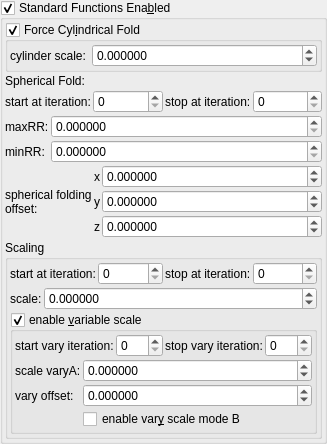
    <widget class="MyGroupBox" name="groupCheck_transf_function_enabledAy">
     <property name="title">
      <string>Standard Functions Ena&amp;bled</string>
     </property>
     <property name="checkable">
      <bool>true</bool>
     </property>
     <layout class="QVBoxLayout" name="verticalLayout_12" stretch="0,0,0,0,0,0">
      <property name="spacing">
       <number>2</number>
      </property>
      <property name="leftMargin">
       <number>2</number>
      </property>
      <property name="topMargin">
       <number>2</number>
      </property>
      <property name="rightMargin">
       <number>2</number>
      </property>
      <property name="bottomMargin">
       <number>2</number>
      </property>
      <item>
       <widget class="MyGroupBox" name="groupCheck_transf_function_enabled_false">
        <property name="font">
         <font>
          <weight>50</weight>
          <bold>false</bold>
         </font>
        </property>
        <property name="title">
         <string>Force Cyl&amp;indrical Fold</string>
        </property>
        <property name="checkable">
         <bool>true</bool>
        </property>
        <layout class="QVBoxLayout" name="verticalLayout_10">
         <property name="leftMargin">
          <number>2</number>
         </property>
         <property name="topMargin">
          <number>2</number>
         </property>
         <property name="rightMargin">
          <number>2</number>
         </property>
         <property name="bottomMargin">
          <number>2</number>
         </property>
         <item>
          <layout class="QHBoxLayout" name="horizontalLayout_24" stretch="0,1">
           <item>
            <widget class="QLabel" name="label_20">
             <property name="text">
              <string>cylinder scale:</string>
             </property>
            </widget>
           </item>
           <item>
            <widget class="MyDoubleSpinBox" name="spinbox_transf_scaleB_1">
             <property name="sizePolicy">
              <sizepolicy hsizetype="Minimum" vsizetype="Maximum">
               <horstretch>0</horstretch>
               <verstretch>0</verstretch>
              </sizepolicy>
             </property>
             <property name="prefix">
              <string/>
             </property>
             <property name="decimals">
              <number>6</number>
             </property>
             <property name="minimum">
              <double>-99.989999999999995</double>
             </property>
             <property name="singleStep">
              <double>0.100000000000000</double>
             </property>
            </widget>
           </item>
          </layout>
         </item>
        </layout>
       </widget>
      </item>
      <item>
       <widget class="QLabel" name="label_21">
        <property name="text">
         <string>Spherical Fold:</string>
        </property>
       </widget>
      </item>
      <item>
       <layout class="QHBoxLayout" name="horizontalLayout_22" stretch="0,1,0,1">
        <item>
         <widget class="QLabel" name="label_103">
          <property name="text">
           <string>start at iteration:</string>
          </property>
         </widget>
        </item>
        <item>
         <widget class="MySpinBox" name="spinboxInt_transf_start_iterations_M">
          <property name="sizePolicy">
           <sizepolicy hsizetype="Minimum" vsizetype="Maximum">
            <horstretch>0</horstretch>
            <verstretch>0</verstretch>
           </sizepolicy>
          </property>
          <property name="minimum">
           <number>0</number>
          </property>
          <property name="maximum">
           <number>999</number>
          </property>
          <property name="value">
           <number>0</number>
          </property>
         </widget>
        </item>
        <item>
         <widget class="QLabel" name="label_76">
          <property name="text">
           <string>stop at iteration:</string>
          </property>
         </widget>
        </item>
        <item>
         <widget class="MySpinBox" name="spinboxInt_transf_stop_iterations_M">
          <property name="sizePolicy">
           <sizepolicy hsizetype="Preferred" vsizetype="Maximum">
            <horstretch>0</horstretch>
            <verstretch>0</verstretch>
           </sizepolicy>
          </property>
          <property name="maximum">
           <number>999</number>
          </property>
         </widget>
        </item>
       </layout>
      </item>
      <item>
       <layout class="QGridLayout" name="gridLayout_40" columnstretch="0,1">
        <property name="spacing">
         <number>2</number>
        </property>
        <item row="0" column="0">
         <widget class="QLabel" name="label_16">
          <property name="text">
           <string>maxRR:</string>
          </property>
         </widget>
        </item>
        <item row="0" column="1">
         <widget class="MyDoubleSpinBox" name="spinbox_transf_maxR2_1">
          <property name="sizePolicy">
           <sizepolicy hsizetype="Minimum" vsizetype="Maximum">
            <horstretch>0</horstretch>
            <verstretch>0</verstretch>
           </sizepolicy>
          </property>
          <property name="prefix">
           <string/>
          </property>
          <property name="decimals">
           <number>6</number>
          </property>
          <property name="minimum">
           <double>0.000000000000000</double>
          </property>
          <property name="singleStep">
           <double>0.100000000000000</double>
          </property>
         </widget>
        </item>
        <item row="1" column="1">
         <widget class="MyDoubleSpinBox" name="spinbox_transf_minR2_p25">
          <property name="sizePolicy">
           <sizepolicy hsizetype="Minimum" vsizetype="Maximum">
            <horstretch>0</horstretch>
            <verstretch>0</verstretch>
           </sizepolicy>
          </property>
          <property name="prefix">
           <string/>
          </property>
          <property name="decimals">
           <number>6</number>
          </property>
          <property name="minimum">
           <double>0.000000000000000</double>
          </property>
          <property name="singleStep">
           <double>0.100000000000000</double>
          </property>
         </widget>
        </item>
        <item row="1" column="0">
         <widget class="QLabel" name="label_17">
          <property name="text">
           <string>minRR:</string>
          </property>
         </widget>
        </item>
       </layout>
      </item>
      <item>
       <layout class="QGridLayout" name="gridLayout_41" columnstretch="0,0,1">
        <property name="spacing">
         <number>2</number>
        </property>
        <item row="0" column="1">
         <widget class="QLabel" name="label_143">
          <property name="sizePolicy">
           <sizepolicy hsizetype="Preferred" vsizetype="Preferred">
            <horstretch>0</horstretch>
            <verstretch>0</verstretch>
           </sizepolicy>
          </property>
          <property name="text">
           <string notr="true">x</string>
          </property>
          <property name="alignment">
           <set>Qt::AlignRight|Qt::AlignTrailing|Qt::AlignVCenter</set>
          </property>
         </widget>
        </item>
        <item row="1" column="1">
         <widget class="QLabel" name="label_146">
          <property name="sizePolicy">
           <sizepolicy hsizetype="Preferred" vsizetype="Preferred">
            <horstretch>0</horstretch>
            <verstretch>0</verstretch>
           </sizepolicy>
          </property>
          <property name="text">
           <string notr="true">y</string>
          </property>
          <property name="alignment">
           <set>Qt::AlignRight|Qt::AlignTrailing|Qt::AlignVCenter</set>
          </property>
         </widget>
        </item>
        <item row="2" column="1">
         <widget class="QLabel" name="label_147">
          <property name="sizePolicy">
           <sizepolicy hsizetype="Preferred" vsizetype="Preferred">
            <horstretch>0</horstretch>
            <verstretch>0</verstretch>
           </sizepolicy>
          </property>
          <property name="text">
           <string notr="true">z</string>
          </property>
          <property name="alignment">
           <set>Qt::AlignRight|Qt::AlignTrailing|Qt::AlignVCenter</set>
          </property>
         </widget>
        </item>
        <item row="0" column="0" rowspan="3">
         <widget class="QLabel" name="label_265">
          <property name="text">
           <string>spherical folding
offset:</string>
          </property>
         </widget>
        </item>
        <item row="0" column="2">
         <widget class="MyDoubleSpinBox" name="spinbox3_mandelbox_offset_x">
          <property name="sizePolicy">
           <sizepolicy hsizetype="Minimum" vsizetype="Maximum">
            <horstretch>0</horstretch>
            <verstretch>0</verstretch>
           </sizepolicy>
          </property>
          <property name="prefix">
           <string/>
          </property>
          <property name="suffix">
           <string/>
          </property>
          <property name="decimals">
           <number>6</number>
          </property>
          <property name="minimum">
           <double>-99.989999999999995</double>
          </property>
          <property name="maximum">
           <double>99.989999999999995</double>
          </property>
          <property name="singleStep">
           <double>0.100000000000000</double>
          </property>
         </widget>
        </item>
        <item row="1" column="2">
         <widget class="MyDoubleSpinBox" name="spinbox3_mandelbox_offset_y">
          <property name="sizePolicy">
           <sizepolicy hsizetype="Minimum" vsizetype="Maximum">
            <horstretch>0</horstretch>
            <verstretch>0</verstretch>
           </sizepolicy>
          </property>
          <property name="prefix">
           <string/>
          </property>
          <property name="suffix">
           <string/>
          </property>
          <property name="decimals">
           <number>6</number>
          </property>
          <property name="minimum">
           <double>-99.989999999999995</double>
          </property>
          <property name="maximum">
           <double>99.989999999999995</double>
          </property>
          <property name="singleStep">
           <double>0.100000000000000</double>
          </property>
         </widget>
        </item>
        <item row="2" column="2">
         <widget class="MyDoubleSpinBox" name="spinbox3_mandelbox_offset_z">
          <property name="sizePolicy">
           <sizepolicy hsizetype="Minimum" vsizetype="Maximum">
            <horstretch>0</horstretch>
            <verstretch>0</verstretch>
           </sizepolicy>
          </property>
          <property name="prefix">
           <string/>
          </property>
          <property name="suffix">
           <string/>
          </property>
          <property name="decimals">
           <number>6</number>
          </property>
          <property name="minimum">
           <double>-99.989999999999995</double>
          </property>
          <property name="maximum">
           <double>99.989999999999995</double>
          </property>
          <property name="singleStep">
           <double>0.100000000000000</double>
          </property>
         </widget>
        </item>
       </layout>
      </item>
      <item>
       <widget class="QGroupBox" name="groupBox_3">
        <property name="title">
         <string>Scaling</string>
        </property>
        <layout class="QVBoxLayout" name="verticalLayout_13" stretch="0,0,0">
         <property name="spacing">
          <number>2</number>
         </property>
         <property name="leftMargin">
          <number>2</number>
         </property>
         <property name="topMargin">
          <number>2</number>
         </property>
         <property name="rightMargin">
          <number>2</number>
         </property>
         <property name="bottomMargin">
          <number>2</number>
         </property>
         <item>
          <layout class="QHBoxLayout" name="horizontalLayout_23" stretch="0,1,0,1">
           <item>
            <widget class="QLabel" name="label_104">
             <property name="text">
              <string>start at iteration:</string>
             </property>
            </widget>
           </item>
           <item>
            <widget class="MySpinBox" name="spinboxInt_transf_start_iterations_S">
             <property name="sizePolicy">
              <sizepolicy hsizetype="Minimum" vsizetype="Maximum">
               <horstretch>0</horstretch>
               <verstretch>0</verstretch>
              </sizepolicy>
             </property>
             <property name="minimum">
              <number>0</number>
             </property>
             <property name="maximum">
              <number>999</number>
             </property>
             <property name="value">
              <number>0</number>
             </property>
            </widget>
           </item>
           <item>
            <widget class="QLabel" name="label_77">
             <property name="text">
              <string>stop at iteration:</string>
             </property>
            </widget>
           </item>
           <item>
            <widget class="MySpinBox" name="spinboxInt_transf_stop_iterations_S">
             <property name="sizePolicy">
              <sizepolicy hsizetype="Preferred" vsizetype="Maximum">
               <horstretch>0</horstretch>
               <verstretch>0</verstretch>
              </sizepolicy>
             </property>
             <property name="maximum">
              <number>999</number>
             </property>
            </widget>
           </item>
          </layout>
         </item>
         <item>
          <layout class="QHBoxLayout" name="horizontalLayout_26" stretch="0,1">
           <item>
            <widget class="QLabel" name="label_8">
             <property name="text">
              <string>scale:</string>
             </property>
            </widget>
           </item>
           <item>
            <widget class="MyDoubleSpinBox" name="spinbox_mandelbox_scale">
             <property name="sizePolicy">
              <sizepolicy hsizetype="Minimum" vsizetype="Maximum">
               <horstretch>0</horstretch>
               <verstretch>0</verstretch>
              </sizepolicy>
             </property>
             <property name="prefix">
              <string/>
             </property>
             <property name="suffix">
              <string/>
             </property>
             <property name="decimals">
              <number>6</number>
             </property>
             <property name="minimum">
              <double>-99.998999999999995</double>
             </property>
             <property name="maximum">
              <double>99.998999999999995</double>
             </property>
             <property name="singleStep">
              <double>0.100000000000000</double>
             </property>
            </widget>
           </item>
          </layout>
         </item>
         <item>
          <widget class="MyGroupBox" name="groupCheck_transf_function_enabledF_false">
           <property name="title">
            <string>enable &amp;variable scale</string>
           </property>
           <property name="checkable">
            <bool>true</bool>
           </property>
           <layout class="QVBoxLayout" name="verticalLayout_15" stretch="0,0">
            <property name="spacing">
             <number>2</number>
            </property>
            <property name="leftMargin">
             <number>2</number>
            </property>
            <property name="topMargin">
             <number>2</number>
            </property>
            <property name="rightMargin">
             <number>2</number>
            </property>
            <property name="bottomMargin">
             <number>2</number>
            </property>
            <item>
             <layout class="QHBoxLayout" name="horizontalLayout_25" stretch="0,1,0,1">
              <item>
               <widget class="QLabel" name="label_105">
                <property name="text">
                 <string>start vary iteration:</string>
                </property>
               </widget>
              </item>
              <item>
               <widget class="MySpinBox" name="spinboxInt_transf_start_iterations_Y">
                <property name="sizePolicy">
                 <sizepolicy hsizetype="Minimum" vsizetype="Maximum">
                  <horstretch>0</horstretch>
                  <verstretch>0</verstretch>
                 </sizepolicy>
                </property>
                <property name="minimum">
                 <number>0</number>
                </property>
                <property name="maximum">
                 <number>999</number>
                </property>
                <property name="value">
                 <number>0</number>
                </property>
               </widget>
              </item>
              <item>
               <widget class="QLabel" name="label_78">
                <property name="text">
                 <string>stop vary iteration:</string>
                </property>
               </widget>
              </item>
              <item>
               <widget class="MySpinBox" name="spinboxInt_transf_stop_iterations_Y">
                <property name="sizePolicy">
                 <sizepolicy hsizetype="Preferred" vsizetype="Maximum">
                  <horstretch>0</horstretch>
                  <verstretch>0</verstretch>
                 </sizepolicy>
                </property>
                <property name="maximum">
                 <number>999</number>
                </property>
               </widget>
              </item>
             </layout>
            </item>
            <item>
             <layout class="QGridLayout" name="gridLayout_44" columnstretch="0,1">
              <property name="spacing">
               <number>2</number>
              </property>
              <item row="0" column="0">
               <widget class="QLabel" name="label_145">
                <property name="text">
                 <string>scale varyA:</string>
                </property>
               </widget>
              </item>
              <item row="1" column="0">
               <widget class="QLabel" name="label_150">
                <property name="text">
                 <string>vary offset:</string>
                </property>
               </widget>
              </item>
              <item row="0" column="1">
               <widget class="MyDoubleSpinBox" name="spinbox_transf_scale_vary_0">
                <property name="sizePolicy">
                 <sizepolicy hsizetype="Minimum" vsizetype="Maximum">
                  <horstretch>0</horstretch>
                  <verstretch>0</verstretch>
                 </sizepolicy>
                </property>
                <property name="prefix">
                 <string/>
                </property>
                <property name="suffix">
                 <string/>
                </property>
                <property name="decimals">
                 <number>6</number>
                </property>
                <property name="minimum">
                 <double>-99.989999999999995</double>
                </property>
                <property name="maximum">
                 <double>99.989999999999995</double>
                </property>
                <property name="singleStep">
                 <double>0.100000000000000</double>
                </property>
               </widget>
              </item>
              <item row="1" column="1">
               <widget class="MyDoubleSpinBox" name="spinbox_transf_scaleC_1">
                <property name="sizePolicy">
                 <sizepolicy hsizetype="Minimum" vsizetype="Maximum">
                  <horstretch>0</horstretch>
                  <verstretch>0</verstretch>
                 </sizepolicy>
                </property>
                <property name="prefix">
                 <string/>
                </property>
                <property name="suffix">
                 <string/>
                </property>
                <property name="decimals">
                 <number>6</number>
                </property>
                <property name="minimum">
                 <double>-99.989999999999995</double>
                </property>
                <property name="maximum">
                 <double>99.989999999999995</double>
                </property>
                <property name="singleStep">
                 <double>0.100000000000000</double>
                </property>
               </widget>
              </item>
              <item row="2" column="1">
               <widget class="MyCheckBox" name="checkBox_transf_function_enabledM_false">
                <property name="text">
                 <string>enable var&amp;y scale mode B</string>
                </property>
               </widget>
              </item>
             </layout>
            </item>
           </layout>
          </widget>
         </item>
        </layout>
       </widget>
      </item>
     </layout>
    </widget>
